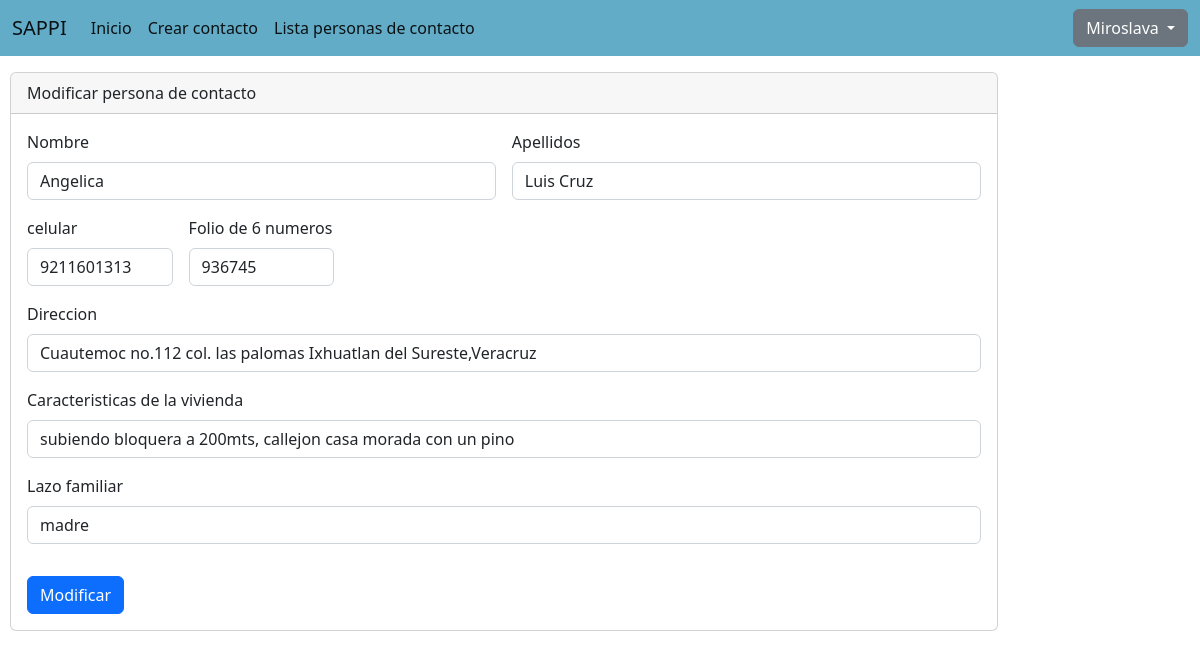
The page /sappi/editarContacto.php?idcontacto=8 (signed in) on the database its author committed.
### tables this page shows
CREATE TABLE `usuario` (
  `idusuario` int(11) NOT NULL,
  `nombreusuario` varchar(20) NOT NULL,
  `contrasena` text NOT NULL,
  `idpersona` int(11) NOT NULL,
  `idtipousuario` int(11) NOT NULL
);

CREATE TABLE `persona` (
  `idpersona` int(11) NOT NULL,
  `folio` int(11) NOT NULL,
  `nombre` varchar(50) NOT NULL,
  `apellido` varchar(50) NOT NULL,
  `fechanac` date NOT NULL,
  `telcasa` varchar(20) NOT NULL,
  `celular` varchar(20) NOT NULL,
  `foto` longblob NOT NULL,
  `direccion` varchar(120) NOT NULL,
  `cvivienda` varchar(120) NOT NULL
);

CREATE TABLE `personacontacto` (
  `idcontacto` int(11) NOT NULL,
  `folio` int(6) NOT NULL,
  `nombre` varchar(45) NOT NULL,
  `apellidos` varchar(60) NOT NULL,
  `celular` varchar(15) NOT NULL,
  `lazofamiliar` varchar(45) NOT NULL,
  `direccion` varchar(100) NOT NULL,
  `cvivienda` varchar(200) NOT NULL,
  `idpersona` int(11) NOT NULL
);

### sappi/editarContacto.php (the view, shortened to what this page needs)
<?php
include("conexion/conexion.php");
$iduser=$_SESSION['id_usuario'];
$sql="SELECT usuario.idusuario,persona.nombre FROM usuario AS usuario INNER JOIN persona AS persona ON usuario.idpersona = persona.idpersona WHERE usuario.idusuario='$iduser'";
$resultado=$conexion->query($sql);
$row=$resultado->fetch_assoc();
$ID = $_GET['idcontacto'];
$personacontacto="SELECT idcontacto,folio,nombre,apellidos,celular,lazofamiliar,direccion,cvivienda FROM personacontacto WHERE idcontacto = '$ID'";
$resultadopersonac = $conexion->query($personacontacto);
$fila= $resultadopersonac->fetch_assoc();
    ?>
<!doctype html>
<html lang="en">
  <head>
    <link href="https://cdn.jsdelivr.net/npm/bootstrap@5.2.0/dist/css/bootstrap.min.css" rel="stylesheet">
  </head>
  <body>
      <nav class="navbar navbar-expand-lg fixed-top" style="background-color: #63acc7;">
  <div class="container-fluid">
    <a class="navbar-brand" href="#">SAPPI</a>
    <div class="collapse navbar-collapse" id="navbarNavDarkDropdown">
      <ul class="navbar-nav">
        <?php
        require_once("templates/navbar.php");
        ?>
      </ul>
    </div>
    <div class="dropdown">
  <a class="btn btn-secondary dropdown-toggle" href="#" role="button" data-bs-toggle="dropdown" aria-expanded="false">
    <?php
    echo utf8_decode($row['nombre']);
    ?>
  </a>
</div>
  </div>
</nav>
      <br>
      <br>
      <br>
      <section  class="cuadro" id="crearContacto">
      <div class="row">
  <div class="col-sm-10">
      <div class="card">
  <div class="card-header">
    Modificar persona de contacto
  </div>
  <div class="card-body">
  <form action="<?php $_SERVER["PHP_SELF"]?>" method="POST"class="row g-3">
  <div class="col-md-6">
    <label class="form-label">Nombre</label>
    <input type="text" name="nombre" class="form-control" value="<?php echo $fila['nombre']; ?>"required>
  </div>
  <div class="col-md-6">
    <label class="form-label">Apellidos</label>
    <input type="text" name="apellidos" class="form-control" value="<?php echo $fila['apellidos']; ?>"required>
  </div>
  <div class="col-md-2">
    <label class="form-label">celular</label>
    <input type="text" name="celular" class="form-control" value="<?php echo $fila['celular']; ?>"required>
  </div>
  <div class="col-md-2">
    <label class="form-label">Folio de 6 numeros</label>
    <input type="text" name="folio" class="form-control" value="<?php echo $fila['folio']; ?>"required>
</div>
  <div class="col-12">
    <label for="inputAddress" class="form-label">Direccion</label>
    <input type="text" name="direccion" class="form-control" value="<?php echo $fila['direccion']; ?>" required>
  </div>
  <div class="col-12">
    <label for="inputAddress2" class="form-label">Caracteristicas de la vivienda</label>
    <input type="text" name="cvivienda" class="form-control" value="<?php echo $fila['cvivienda']; ?>" required>
  </div>
  <div class="mb-3">
  <label for="formFile" class="form-label">Lazo familiar</label>
  <input class="form-control" name= "lazofamiliar" type="text" value="<?php echo $fila['lazofamiliar']; ?>" required>
</div>
  <div class="col-12">
    <button type="submit" class="btn btn-primary" name="editar">Modificar</button>
  </div>
</form>
  </div>
</div>
</div>
</div>
  </body>
</html>

### sappi/editarContacto.php (style rules this page uses)
.cuadro { margin-left: 10px; }

### rows shown on the page
usuario: idpersona.nombre "Miroslava"
personacontacto: nombre "Angelica", apellidos "Luis Cruz", celular "9211601313", folio "936745", direccion "Cuautemoc no.112 col. las palomas Ixhuatlan del Sureste,Veracruz", cvivienda "subiendo bloquera a 200mts, callejon casa morada con un pino", lazofamiliar "madre"
